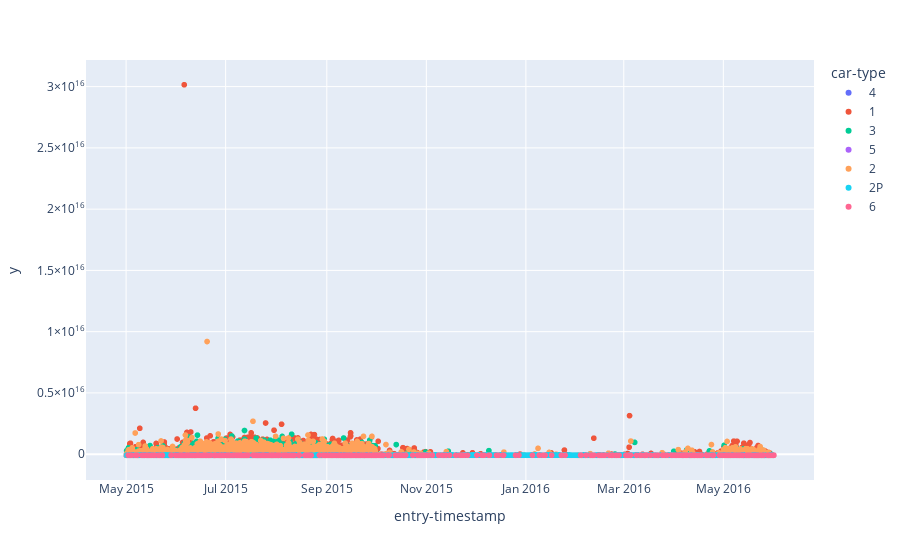

The notebook cell saved with this chart:
### Code cell
# create scatterplot
fig = px.scatter(length_of_stay_df, x='entry-timestamp', y=length_of_stay_df['length-of-stay']+pd.to_datetime('1970/01/01'), color='car-type', hover_data='car-id')
figure = go.Figure(data=fig)
figure.update_layout(yaxis_tickformat="%H:%M:%S")
fig.show()

### Figure 1 — Plotly figure (JSON) as saved in the notebook; plotly's stock layout.template omitted (floating-point values rounded to 4 significant figures; data arrays with more than 128 entries replaced by an {"elided": "..."} marker saying what was removed)
{"data": [{"customdata": {"elided": "1244x1 str values"}, "hovertemplate": "car-type=4<br>entry-timestamp=%{x}<br>y=%{y}<br>car-id=%{customdata[0]}<extra></extra>", "legendgroup": "4", "marker": {"color": "#636efa", "symbol": "circle"}, "mode": "markers", "name": "4", "showlegend": true, "type": "scattergl", "x": {"elided": "1244 str values"}, "xaxis": "x", "y": {"elided": "1244 int values"}, "yaxis": "y"}, {"customdata": {"elided": "7487x1 str values"}, "hovertemplate": "car-type=1<br>entry-timestamp=%{x}<br>y=%{y}<br>car-id=%{customdata[0]}<extra></extra>", "legendgroup": "1", "marker": {"color": "#EF553B", "symbol": "circle"}, "mode": "markers", "name": "1", "showlegend": true, "type": "scattergl", "x": {"elided": "7487 str values"}, "xaxis": "x", "y": {"elided": "7487 int values"}, "yaxis": "y"}, {"customdata": {"elided": "3039x1 str values"}, "hovertemplate": "car-type=3<br>entry-timestamp=%{x}<br>y=%{y}<br>car-id=%{customdata[0]}<extra></extra>", "legendgroup": "3", "marker": {"color": "#00cc96", "symbol": "circle"}, "mode": "markers", "name": "3", "showlegend": true, "type": "scattergl", "x": {"elided": "3039 str values"}, "xaxis": "x", "y": {"elided": "3039 int values"}, "yaxis": "y"}, {"customdata": {"elided": "817x1 str values"}, "hovertemplate": "car-type=5<br>entry-timestamp=%{x}<br>y=%{y}<br>car-id=%{customdata[0]}<extra></extra>", "legendgroup": "5", "marker": {"color": "#ab63fa", "symbol": "circle"}, "mode": "markers", "name": "5", "showlegend": true, "type": "scattergl", "x": {"elided": "817 str values"}, "xaxis": "x", "y": {"elided": "817 int values"}, "yaxis": "y"}, {"customdata": {"elided": "4717x1 str values"}, "hovertemplate": "car-type=2<br>entry-timestamp=%{x}<br>y=%{y}<br>car-id=%{customdata[0]}<extra></extra>", "legendgroup": "2", "marker": {"color": "#FFA15A", "symbol": "circle"}, "mode": "markers", "name": "2", "showlegend": true, "type": "scattergl", "x": {"elided": "4717 str values"}, "xaxis": "x", "y": {"elided": "4717 int values"}, "yaxis": "y"}, {"customdata": {"elided": "998x1 str values"}, "hovertemplate": "car-type=2P<br>entry-timestamp=%{x}<br>y=%{y}<br>car-id=%{customdata[0]}<extra></extra>", "legendgroup": "2P", "marker": {"color": "#19d3f3", "symbol": "circle"}, "mode": "markers", "name": "2P", "showlegend": true, "type": "scattergl", "x": {"elided": "998 str values"}, "xaxis": "x", "y": {"elided": "998 int values"}, "yaxis": "y"}, {"customdata": {"elided": "406x1 str values"}, "hovertemplate": "car-type=6<br>entry-timestamp=%{x}<br>y=%{y}<br>car-id=%{customdata[0]}<extra></extra>", "legendgroup": "6", "marker": {"color": "#FF6692", "symbol": "circle"}, "mode": "markers", "name": "6", "showlegend": true, "type": "scattergl", "x": {"elided": "406 str values"}, "xaxis": "x", "y": {"elided": "406 int values"}, "yaxis": "y"}], "layout": {"legend": {"title": {"text": "car-type"}, "tracegroupgap": 0}, "margin": {"t": 60}, "xaxis": {"anchor": "y", "domain": [0, 1], "title": {"text": "entry-timestamp"}}, "yaxis": {"anchor": "x", "domain": [0, 1], "title": {"text": "y"}}}}
